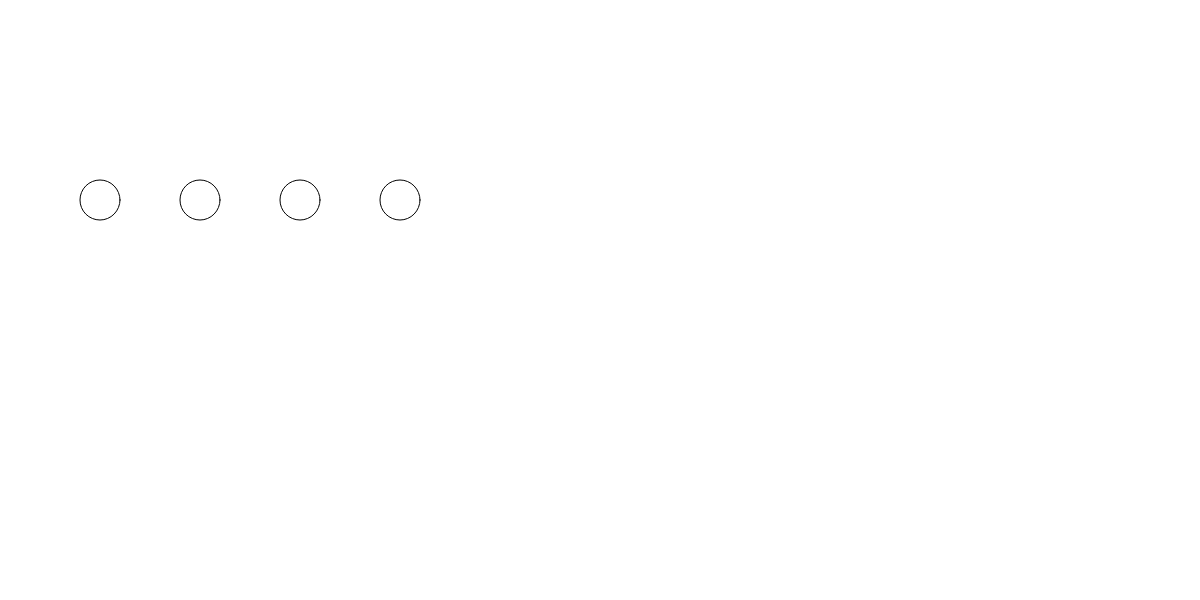
Frame 1 (no input)
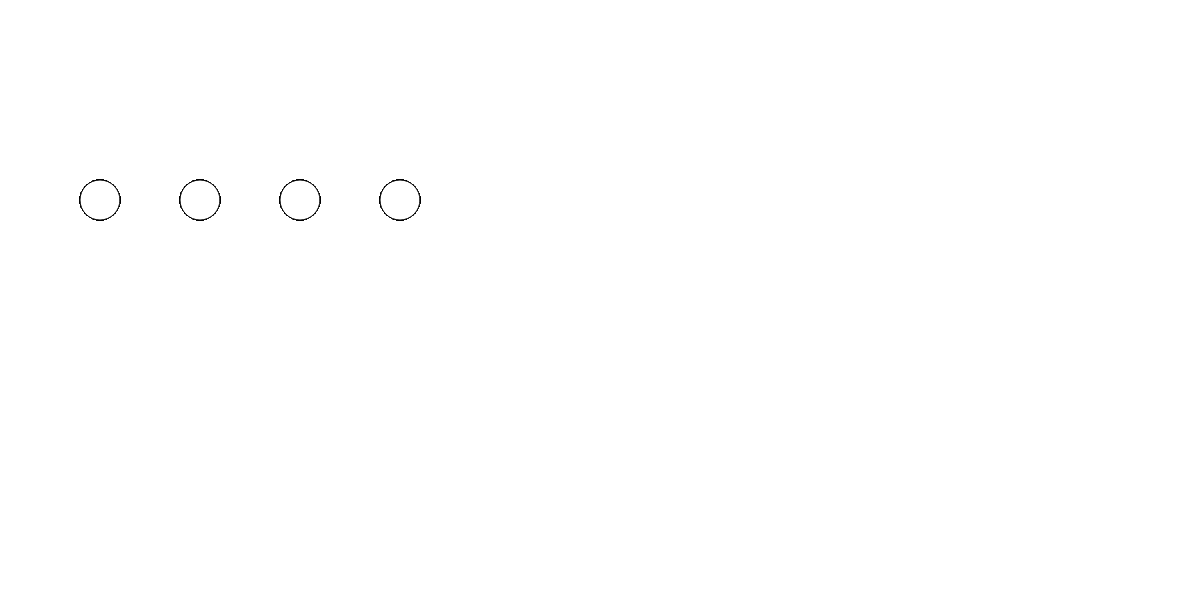
Frame 60 (no input)
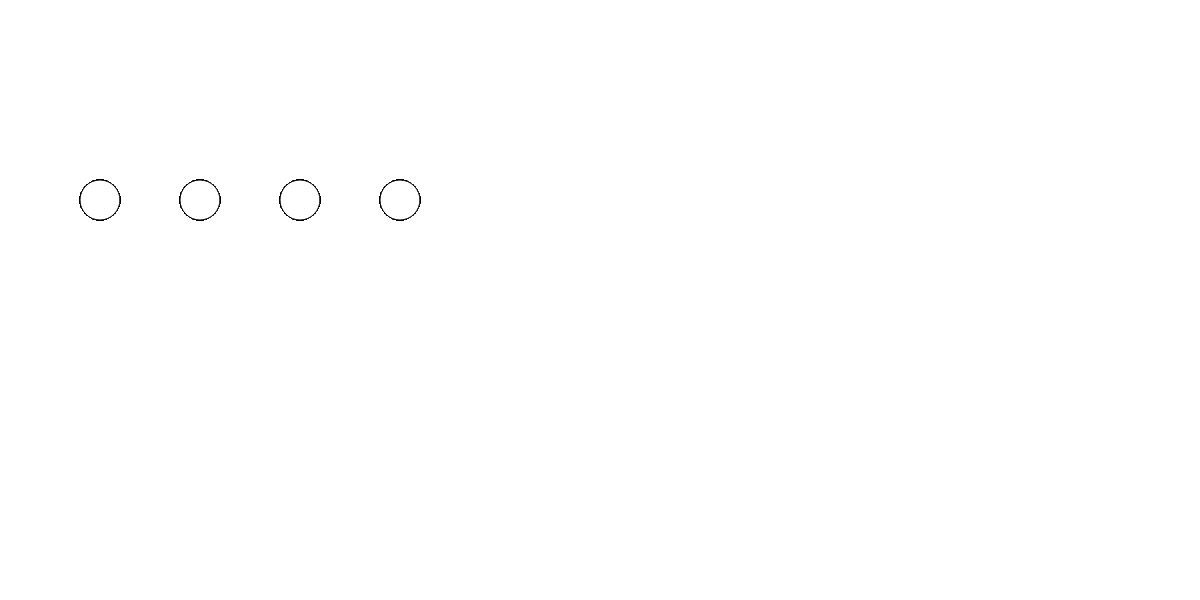
Frame 120 (the mouse pressed at the canvas centre since frame 60)

The p5.js sketch that drew these frames (run headless with seeded random() and noise() and a simulated clock; from frame 60 on, the mouse is pressed at the canvas centre):

// p5.js sketch
// ── sketch.js
// Define an array of x positions
var x = [100, 200, 300, 400]

function setup() {
  createCanvas(1200,600)
}

function draw() {
  // Draw one circle at each x position
  for (i=0; i<x.length; i++) {
    circle(x[i], 200, 40)
  }
}
